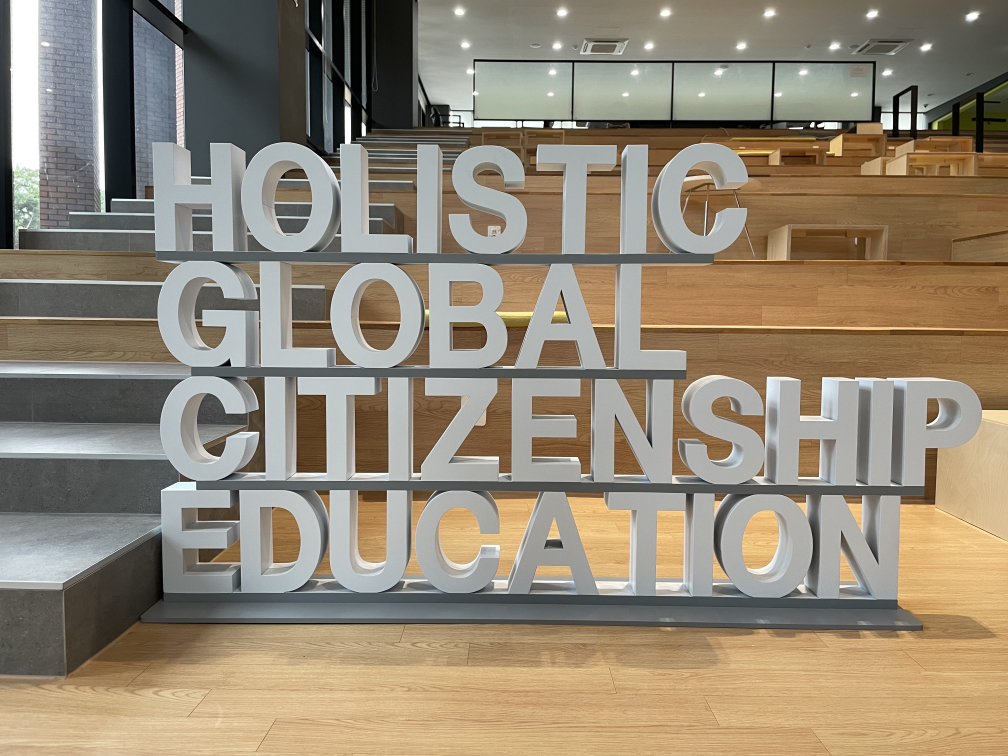
//> input picture Assignment/Assignment6/answer/build/Assignment6_Datasets/DBs/Handong2_1.jpg, 4032 x 3024 px, given in place of Lena.png, which was not available (shown at 1/4 size)
$ ./22200034   (built with g++ and OpenCV 4)
//> lines starting //> are read from the running program, lines starting //| are printed output that depends on the picture; pictures that were not available may be replaced by others from this repository, and a replacement may not be noted
#include <opencv2/opencv.hpp>
#include <iostream>

using namespace cv;
using namespace std;

int main(int argc, char* argv[]){
    Mat y(512, 512, CV_8UC1);

    Mat qm1(512, 512, CV_8UC1);
    Mat qm2(512, 512, CV_8UC1);
    Mat qm3(512, 512, CV_8UC1);
    Mat image;
    Mat image_ycbcr;
    Mat Ycbcr_channels[3];

    // 3 Quantization matrices given.
    Mat quantization_mat1 = (Mat_<double>(8, 8) <<
        16, 11, 10, 16, 24, 40, 51, 61,
        12, 12, 14, 19, 26, 58, 60, 55,
        14, 13, 16, 24, 40, 57, 69, 56,
        14, 17, 22, 29, 51, 87, 80, 62,
        18, 22, 37, 56, 68, 109, 103, 77,
        24, 35, 55, 64, 81, 104, 113, 92,
        49, 64, 78, 87, 103, 121, 120, 101,
        72, 92, 95, 98, 112, 100, 103, 99
    );

    Mat quantization_mat2 = (Mat_<double>(8, 8) <<
        1, 1, 1, 1, 1, 1, 1, 1,
        1, 1, 1, 1, 1, 1, 1, 1,
        1, 1, 1, 1, 1, 1, 1, 1,
        1, 1, 1, 1, 1, 1, 1, 1,
        1, 1, 1, 1, 1, 1, 1, 1,
        1, 1, 1, 1, 1, 1, 1, 1,
        1, 1, 1, 1, 1, 1, 1, 1,
        1, 1, 1, 1, 1, 1, 1, 1
    );

    Mat quantization_mat3 = (Mat_<double>(8, 8) <<
        100, 100, 100, 100, 100, 100, 100, 100,
        100, 100, 100, 100, 100, 100, 100, 100,
        100, 100, 100, 100, 100, 100, 100, 100,
        100, 100, 100, 100, 100, 100, 100, 100,
        100, 100, 100, 100, 100, 100, 100, 100,
        100, 100, 100, 100, 100, 100, 100, 100,
        100, 100, 100, 100, 100, 100, 100, 100,
        100, 100, 100, 100, 100, 100, 100, 100
    );

    // Extract Y channel from Lena.png
    image = imread("Lena.png", IMREAD_COLOR);
//> image is the input picture: 3024 rows x 4032 cols, CV_8UC3; mean B, G, R 117.3, 135.5, 147.2
    cvtColor(image, image_ycbcr, COLOR_BGR2YCrCb);
//> image_ycbcr: 3024 rows x 4032 cols, CV_8UC3; mean of channels 0, 1, 2 136.9, 135.3, 116.9
    split(image_ycbcr, Ycbcr_channels);
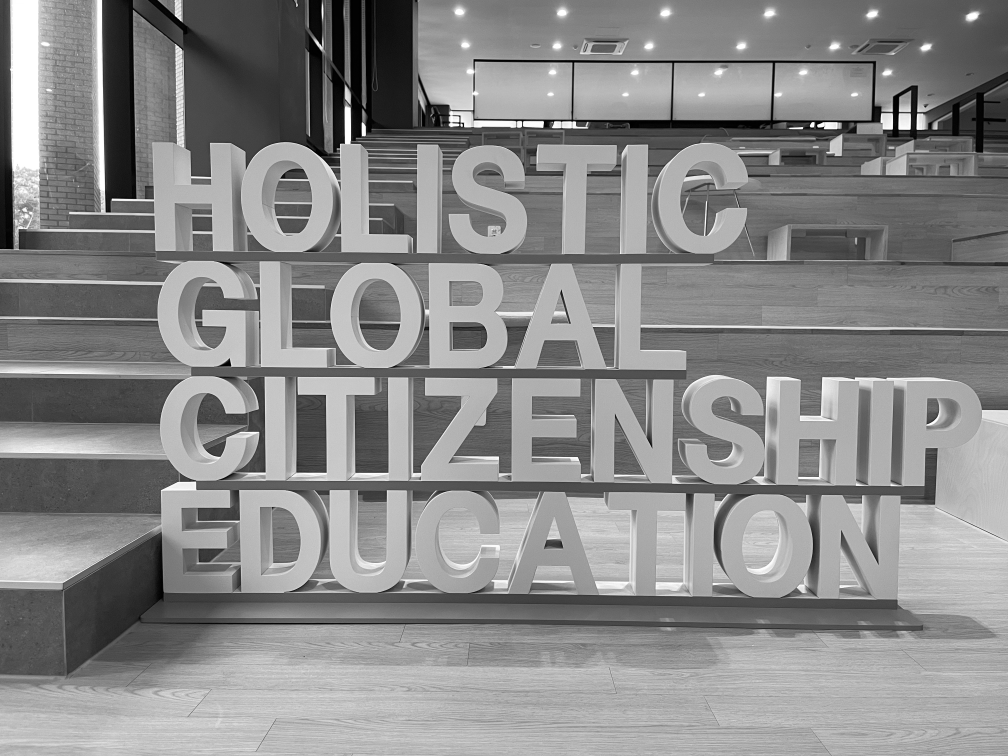
//> Ycbcr_channels[0]: 3024 rows x 4032 cols, CV_8UC1 (shown at 1/4 size); min 0, max 255, mean 136.9
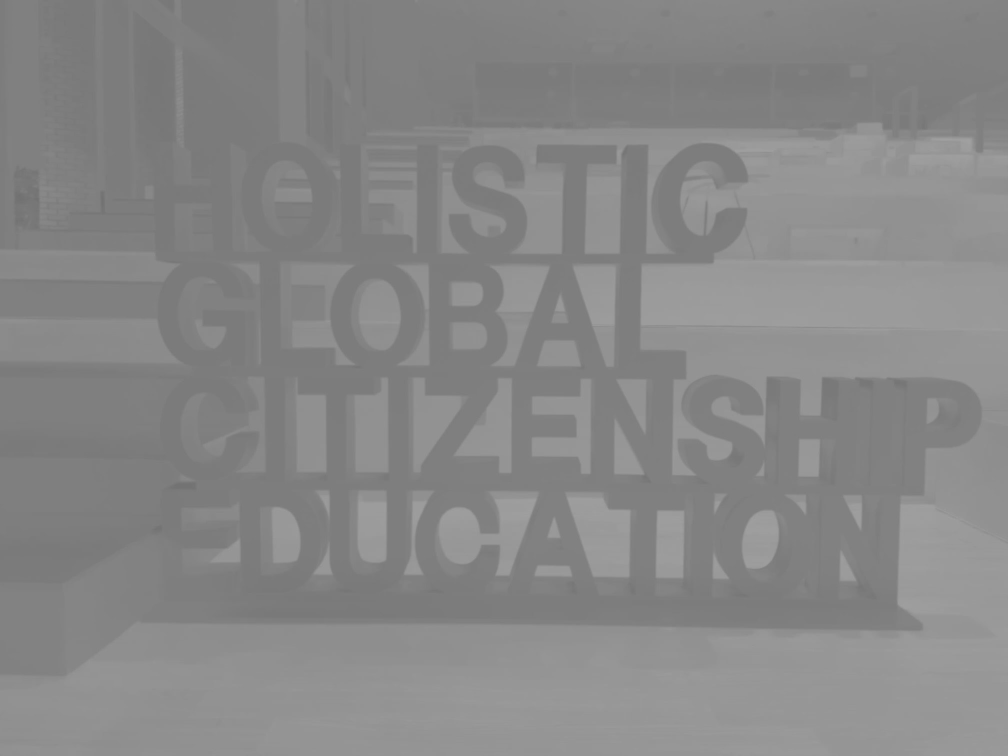
//> Ycbcr_channels[1]: 3024 rows x 4032 cols, CV_8UC1 (shown at 1/4 size); min 112, max 161, mean 135.3
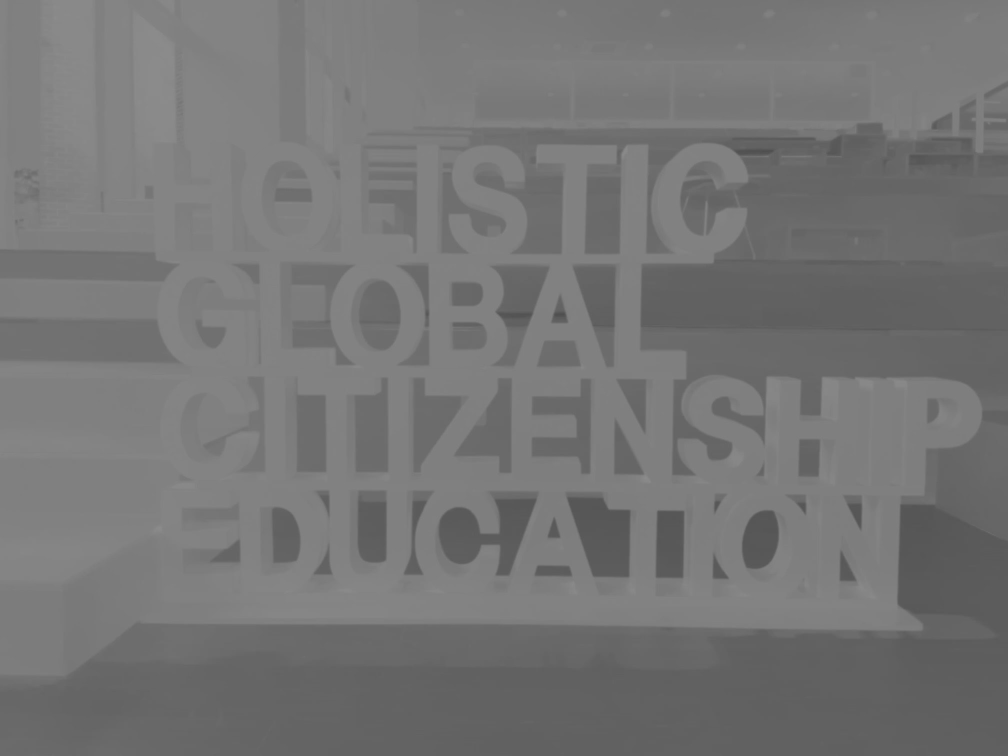
//> Ycbcr_channels[2]: 3024 rows x 4032 cols, CV_8UC1 (shown at 1/4 size); min 78, max 140, mean 116.9
    for (int j = 0; j < 512; j++) {
        for (int i = 0; i < 512; i++) {
            y.at<uchar>(j, i) = Ycbcr_channels[0].at<uchar>(j, i);}}
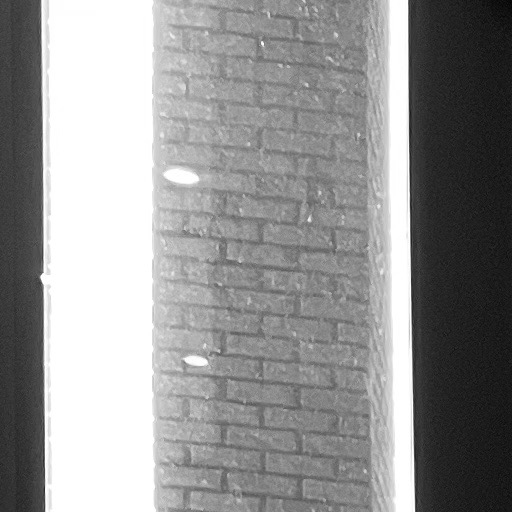
//> y: 512 rows x 512 cols, CV_8UC1; min 1, max 255, mean 147.7

    imshow("Original Y", y);

    qm1 = y.clone();
    qm1.convertTo(qm1, CV_32F);

    qm2 = y.clone();
    qm2.convertTo(qm2, CV_32F);

    qm3 = y.clone();
    qm3.convertTo(qm3, CV_32F);

    Mat roi;

    // Process QM1
    for (int i = 0; i < 512; i += 8) {
        for (int j = 0; j < 512; j += 8) {
            Rect rect(i, j, 8, 8);
            roi = qm1(rect);

            // DCT
            dct(roi, roi);

            // Quantization
            for (int k = 0; k < 8; k++) {
                for (int l = 0; l < 8; l++) {
                    roi.at<float>(l, k) = round(roi.at<float>(l, k) / quantization_mat1.at<double>(l, k));}}

            // Inverse Quantization
            for (int k = 0; k < 8; k++) {
                for (int l = 0; l < 8; l++) {
                    roi.at<float>(l, k) = roi.at<float>(l, k) * quantization_mat1.at<double>(l, k);}}

            // Inverse DCT
            dct(roi, roi, DCT_INVERSE);
        }
    }

    qm1.convertTo(qm1, CV_8U);
//> qm1: 512 rows x 512 cols, CV_8UC1
    imshow("QM1", qm1);

    // Process QM2
    for (int i = 0; i < 512; i += 8) {
        for (int j = 0; j < 512; j += 8) {
            Rect rect(i, j, 8, 8);
            roi = qm2(rect);

            // DCT
            dct(roi, roi);

            // Quantization
            for (int k = 0; k < 8; k++) {
                for (int l = 0; l < 8; l++) {
                    roi.at<float>(l, k) = round(roi.at<float>(l, k) / quantization_mat2.at<double>(l, k));}}

            // Inverse Quantization
            for (int k = 0; k < 8; k++) {
                for (int l = 0; l < 8; l++) {
                    roi.at<float>(l, k) = roi.at<float>(l, k) * quantization_mat2.at<double>(l, k);}}

            // Inverse DCT
            dct(roi, roi, DCT_INVERSE);
        }
    }

    qm2.convertTo(qm2, CV_8U);
    imshow("QM2", qm2);

    // Process QM3
    for (int i = 0; i < 512; i += 8) {
        for (int j = 0; j < 512; j += 8) {
            Rect rect(i, j, 8, 8);
            roi = qm3(rect);

            // DCT
            dct(roi, roi);

            // Quantization
            for (int k = 0; k < 8; k++) {
                for (int l = 0; l < 8; l++) {
                    roi.at<float>(l, k) = round(roi.at<float>(l, k) / quantization_mat3.at<double>(l, k));}}

            // Inverse Quantization
            for (int k = 0; k < 8; k++) {
                for (int l = 0; l < 8; l++) {
                    roi.at<float>(l, k) = roi.at<float>(l, k) * quantization_mat3.at<double>(l, k);}}

            // Inverse DCT
            dct(roi, roi, DCT_INVERSE);
        }
    }

    qm3.convertTo(qm3, CV_8U);
    imshow("QM3", qm3);

    // PSNR Calculation for QM1
    int error;
    double sum = 0;
    double psnr = 0;

    for (int i = 0; i < 512; i++) {
        for (int j = 0; j < 512; j++) {
            error = qm1.at<uchar>(j, i) - y.at<uchar>(j, i);
            error = error * error;
            sum += error;}}
//> this loop made 512 passes
//> (error, sum) on passes 1 to 3: (36, 10275), (9, 19339), (0, 27695)
//> after the loop, error = 16; sum = 4958729

    sum = sum / 262144;
//> sum = 18.92
    psnr = 20 * log10(255) - 10 * log10(sum);
//> psnr = 35.36

    printf("QM1: psnr = %f\n", psnr);
//| QM1: psnr = 35.362499

    // PSNR Calculation for QM2
    sum = 0;
    psnr = 0;

    for (int i = 0; i < 512; i++) {
        for (int j = 0; j < 512; j++) {
            error = qm2.at<uchar>(j, i) - y.at<uchar>(j, i);
            error = error * error;
            sum += error;}}
//> this loop made 512 passes
//> (error, sum) on passes 1 to 3: (0, 22), (0, 41), (0, 59)
//> after the loop, error = 0; sum = 10293

    sum = sum / 262144;
//> sum = 0.0393
    psnr = 20 * log10(255) - 10 * log10(sum);
//> psnr = 62.19

    printf("QM2: psnr = %f\n", psnr);
//| QM2: psnr = 62.190783

    // PSNR Calculation for QM3
    sum = 0;
    psnr = 0;

    for (int i = 0; i < 512; i++) {
        for (int j = 0; j < 512; j++) {
            error = qm3.at<uchar>(j, i) - y.at<uchar>(j, i);
            error = error * error;
            sum += error;}}
//> this loop made 512 passes
//> (error, sum) on passes 1 to 3: (4, 14154), (1, 28525), (9, 41262)
//> after the loop, error = 4; sum = 17752404

    sum = sum / 262144;
//> sum = 67.72
    psnr = 20 * log10(255) - 10 * log10(sum);
//> psnr = 29.82

    printf("QM3: psnr = %f\n", psnr);
//| QM3: psnr = 29.823631

    waitKey(0);
    return 0;}

$ run again, on Assignment/Assignment6/answer/build/Assignment6_Datasets/DBs/Handong3_1.jpg
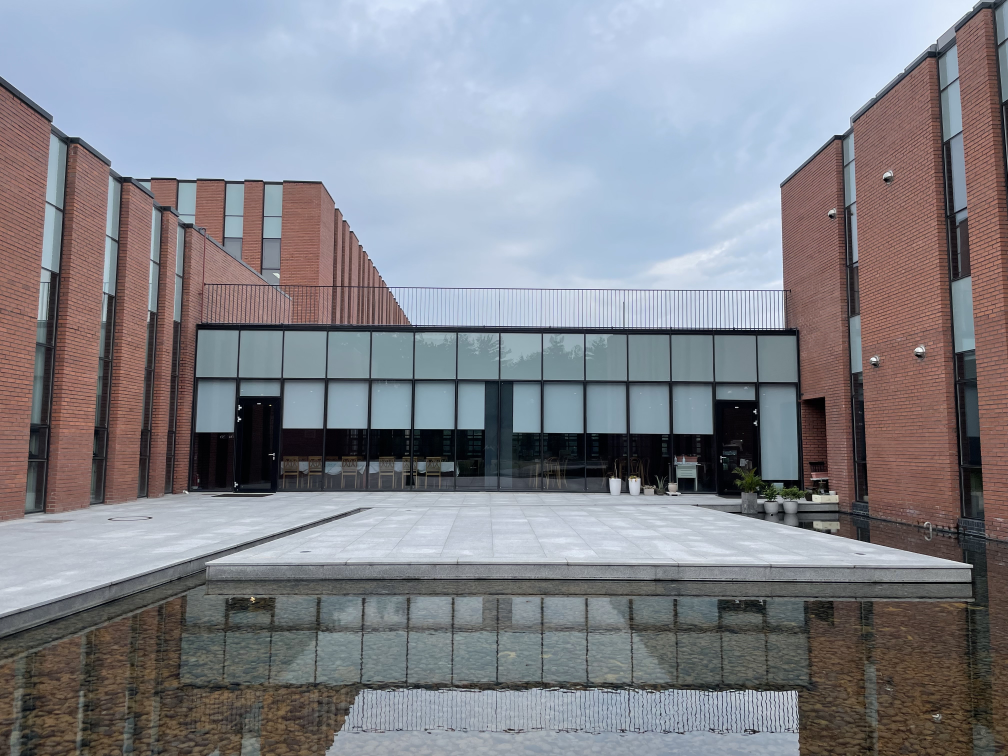
//> input picture Assignment/Assignment6/answer/build/Assignment6_Datasets/DBs/Handong3_1.jpg, 4032 x 3024 px, given in place of Lena.png, which was not available (shown at 1/4 size)
//> image is the input picture: 3024 rows x 4032 cols, CV_8UC3; mean B, G, R 141, 133.5, 132.1
//> image_ycbcr: 3024 rows x 4032 cols, CV_8UC3; mean of channels 0, 1, 2 134, 126.7, 132
//> `split(image_ycbcr, Ycbcr_channels);`:
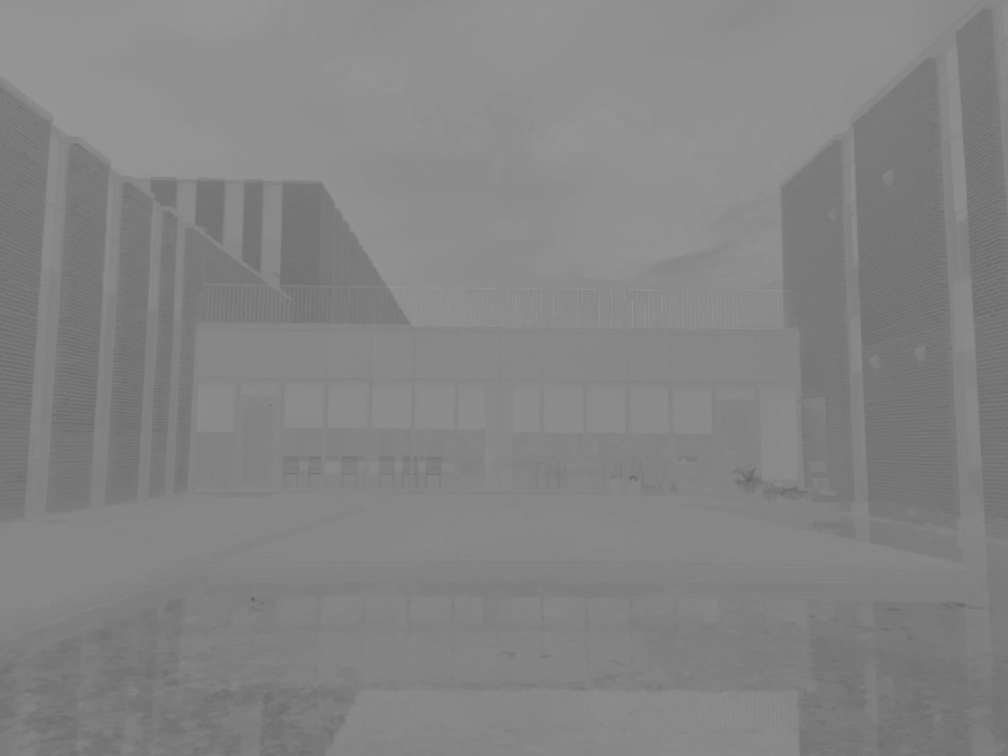
//> Ycbcr_channels[2]: 3024 rows x 4032 cols, CV_8UC1 (shown at 1/4 size); min 100, max 154, mean 132
//> after the loop `for (int j = 0; j < 512; j++)`:
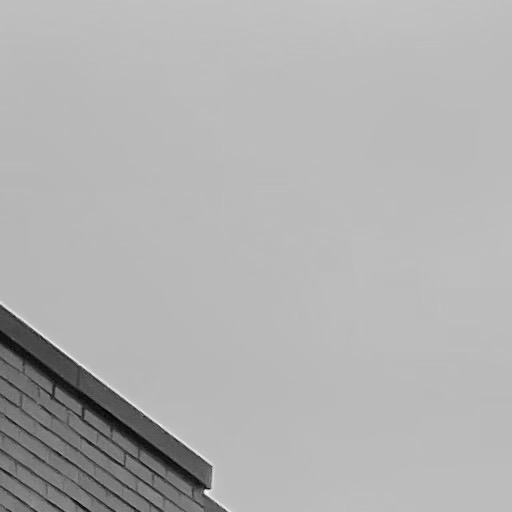
//> y: 512 rows x 512 cols, CV_8UC1; min 1, max 248, mean 177.1
//> the loop `for (int i = 0; i < 512; i++)` made 512 passes
//> (error, sum) on passes 1 to 3: (49, 7955), (4, 14825), (16, 23842)
//> after the loop `for (int i = 0; i < 512; i++)`: error = 0; sum = 1434260
//> `sum = sum / 262144;`: sum = 5.47
//> `psnr = 20 * log10(255) - 10 * log10(sum);`: psnr = 40.75
//| QM1: psnr = 40.749924
//> the loop `for (int i = 0; i < 512; i++)` made 512 passes
//> (error, sum) on passes 1 to 3: (0, 12), (0, 26), (0, 40)
//> after the loop `for (int i = 0; i < 512; i++)`: error = 0; sum = 2103
//> `sum = sum / 262144;`: sum = 0.00802
//> `psnr = 20 * log10(255) - 10 * log10(sum);`: psnr = 69.09
//| QM2: psnr = 69.087810
//> the loop `for (int i = 0; i < 512; i++)` made 512 passes
//> (error, sum) on passes 1 to 3: (196, 49832), (64, 85582), (25, 118142)
//> after the loop `for (int i = 0; i < 512; i++)`: error = 0; sum = 7141583
//> `sum = sum / 262144;`: sum = 27.24
//> `psnr = 20 * log10(255) - 10 * log10(sum);`: psnr = 33.78
//| QM3: psnr = 33.778258
